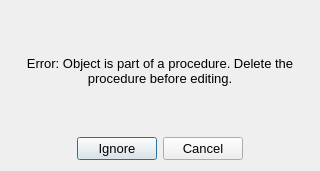
<?xml version="1.0" encoding="UTF-8"?>
<ui version="4.0">
 <class>WarningDialog</class>
 <widget class="QDialog" name="WarningDialog">
  <property name="geometry">
   <rect>
    <x>0</x>
    <y>0</y>
    <width>320</width>
    <height>171</height>
   </rect>
  </property>
  <property name="windowTitle">
   <string>Error</string>
  </property>
  <layout class="QVBoxLayout" name="verticalLayout">
   <item>
    <spacer name="verticalSpacer">
     <property name="orientation">
      <enum>Qt::Vertical</enum>
     </property>
     <property name="sizeHint" stdset="0">
      <size>
       <width>20</width>
       <height>17</height>
      </size>
     </property>
    </spacer>
   </item>
   <item>
    <widget class="QLabel" name="lblMessage">
     <property name="font">
      <font>
       <family>Ubuntu</family>
       <pointsize>10</pointsize>
      </font>
     </property>
     <property name="text">
      <string>Error: Object is part of a procedure. Delete the procedure before editing.</string>
     </property>
     <property name="alignment">
      <set>Qt::AlignCenter</set>
     </property>
     <property name="wordWrap">
      <bool>true</bool>
     </property>
     <property name="margin">
      <number>10</number>
     </property>
    </widget>
   </item>
   <item>
    <spacer name="verticalSpacer_2">
     <property name="orientation">
      <enum>Qt::Vertical</enum>
     </property>
     <property name="sizeHint" stdset="0">
      <size>
       <width>20</width>
       <height>4</height>
      </size>
     </property>
    </spacer>
   </item>
   <item>
    <layout class="QHBoxLayout" name="horizontalLayout">
     <item>
      <spacer name="horizontalSpacer">
       <property name="orientation">
        <enum>Qt::Horizontal</enum>
       </property>
       <property name="sizeHint" stdset="0">
        <size>
         <width>40</width>
         <height>20</height>
        </size>
       </property>
      </spacer>
     </item>
     <item>
      <widget class="QPushButton" name="btnIgnore">
       <property name="font">
        <font>
         <family>Ubuntu</family>
         <pointsize>10</pointsize>
        </font>
       </property>
       <property name="text">
        <string>Ignore</string>
       </property>
      </widget>
     </item>
     <item>
      <widget class="QPushButton" name="btnClose">
       <property name="font">
        <font>
         <family>Ubuntu</family>
         <pointsize>10</pointsize>
        </font>
       </property>
       <property name="text">
        <string>Cancel</string>
       </property>
      </widget>
     </item>
     <item>
      <spacer name="horizontalSpacer_2">
       <property name="orientation">
        <enum>Qt::Horizontal</enum>
       </property>
       <property name="sizeHint" stdset="0">
        <size>
         <width>40</width>
         <height>20</height>
        </size>
       </property>
      </spacer>
     </item>
    </layout>
   </item>
  </layout>
 </widget>
 <resources/>
 <connections/>
</ui>
